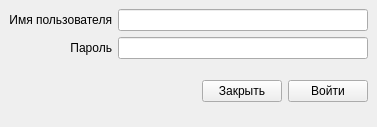
<?xml version="1.0" encoding="UTF-8"?>
<ui version="4.0">
 <class>LoginForm</class>
 <widget class="QMainWindow" name="LoginForm">
  <property name="windowModality">
   <enum>Qt::ApplicationModal</enum>
  </property>
  <property name="geometry">
   <rect>
    <x>0</x>
    <y>0</y>
    <width>377</width>
    <height>127</height>
   </rect>
  </property>
  <property name="sizePolicy">
   <sizepolicy hsizetype="Preferred" vsizetype="Preferred">
    <horstretch>0</horstretch>
    <verstretch>0</verstretch>
   </sizepolicy>
  </property>
  <property name="minimumSize">
   <size>
    <width>377</width>
    <height>127</height>
   </size>
  </property>
  <property name="maximumSize">
   <size>
    <width>377</width>
    <height>127</height>
   </size>
  </property>
  <property name="windowTitle">
   <string>Аутентификация</string>
  </property>
  <widget class="QWidget" name="centralwidget">
   <layout class="QGridLayout" name="gridLayout">
    <item row="0" column="0">
     <widget class="QLabel" name="label">
      <property name="text">
       <string>Имя пользователя</string>
      </property>
      <property name="alignment">
       <set>Qt::AlignRight|Qt::AlignTrailing|Qt::AlignVCenter</set>
      </property>
     </widget>
    </item>
    <item row="0" column="1">
     <widget class="QLineEdit" name="lineEdit"/>
    </item>
    <item row="1" column="0">
     <widget class="QLabel" name="label_2">
      <property name="text">
       <string>Пароль</string>
      </property>
      <property name="alignment">
       <set>Qt::AlignRight|Qt::AlignTrailing|Qt::AlignVCenter</set>
      </property>
     </widget>
    </item>
    <item row="1" column="1">
     <widget class="QLineEdit" name="lineEdit_2">
      <property name="echoMode">
       <enum>QLineEdit::Password</enum>
      </property>
     </widget>
    </item>
    <item row="2" column="1">
     <widget class="QWidget" name="widget" native="true">
      <layout class="QHBoxLayout" name="horizontalLayout">
       <property name="topMargin">
        <number>0</number>
       </property>
       <property name="rightMargin">
        <number>0</number>
       </property>
       <property name="bottomMargin">
        <number>0</number>
       </property>
       <item>
        <spacer name="horizontalSpacer">
         <property name="orientation">
          <enum>Qt::Horizontal</enum>
         </property>
         <property name="sizeHint" stdset="0">
          <size>
           <width>40</width>
           <height>20</height>
          </size>
         </property>
        </spacer>
       </item>
       <item>
        <widget class="QPushButton" name="pushButton_2">
         <property name="text">
          <string>Закрыть</string>
         </property>
        </widget>
       </item>
       <item>
        <widget class="QPushButton" name="pushButton">
         <property name="text">
          <string>Войти</string>
         </property>
        </widget>
       </item>
      </layout>
     </widget>
    </item>
   </layout>
  </widget>
 </widget>
 <resources/>
 <connections/>
</ui>
